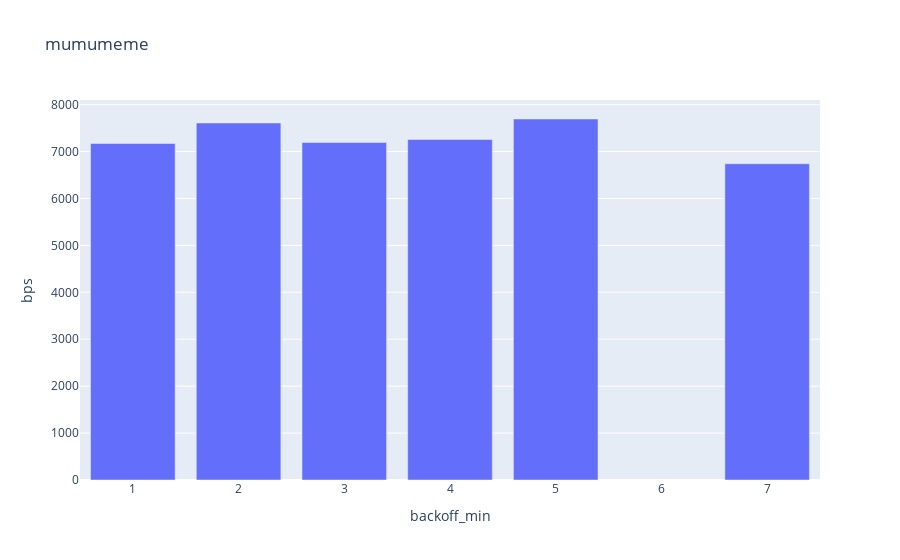

The notebook cell saved with this chart:
### Code cell
df_backoff_min = df.groupby(["backoff_min"]).mean().reset_index()
df_backoff_min["backoff_min"] = df_backoff_min["backoff_min"].apply(lambda x: np.log2(x))
fig = px.bar(df_backoff_min, x="backoff_min", y="bps", title="mumumeme")
fig.show()

### Figure 1 — Plotly figure (JSON) as saved in the notebook; plotly's stock layout.template omitted (floating-point values rounded to 4 significant figures)
{"data": [{"alignmentgroup": "True", "hovertemplate": "backoff_min=%{x}<br>bps=%{y}<extra></extra>", "legendgroup": "", "marker": {"color": "#636efa", "pattern": {"shape": ""}}, "name": "", "offsetgroup": "", "orientation": "v", "showlegend": false, "textposition": "auto", "type": "bar", "x": [1, 2, 3, 4, 5, 7], "xaxis": "x", "y": [7172.0, 7609.0, 7193.0, 7256.0, 7694.0, 6741.0], "yaxis": "y"}], "layout": {"barmode": "relative", "legend": {"tracegroupgap": 0}, "title": {"text": "mumumeme"}, "xaxis": {"anchor": "y", "domain": [0, 1], "title": {"text": "backoff_min"}}, "yaxis": {"anchor": "x", "domain": [0, 1], "title": {"text": "bps"}}}}
